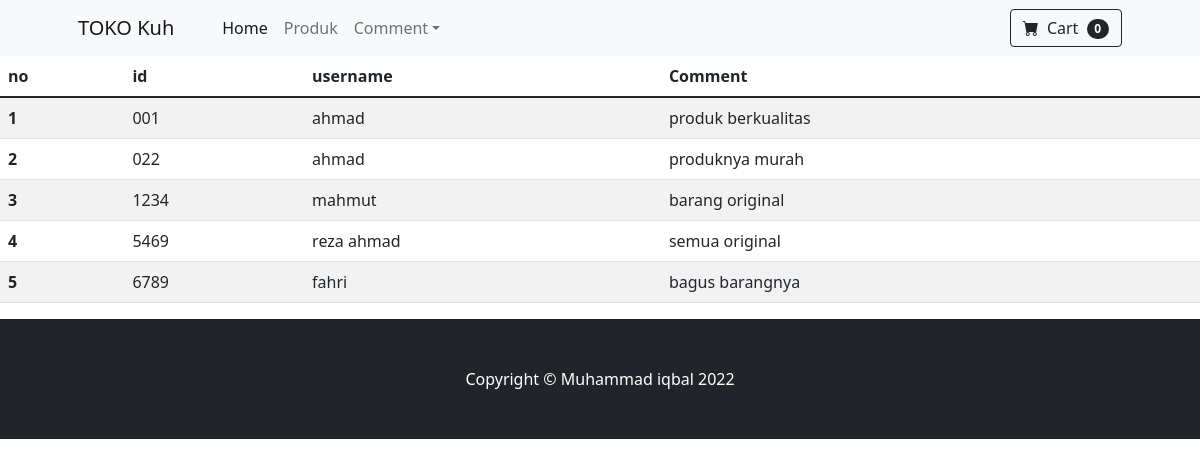
Page /komentar.php on the committed database.
### tables this page shows
CREATE TABLE `comment` (
  `id` varchar(10) NOT NULL,
  `username` varchar(15) NOT NULL,
  `komentar` varchar(20) NOT NULL
);

### function.php (called while the page is built, shortened)
<?php
    $conn = mysqli_connect('localhost','root','','uas_1904030037');
    function query($query)
    {
        global $conn;
        $result = mysqli_query($conn,$query);
        $rows = [];
        while ($row = mysqli_fetch_assoc($result)){
            $rows[]=$row;
        }
        return $rows;
    }
?>

### komentar.php (the view, shortened to what this page needs)
<?php
require 'function.php';
$komen = query("SELECT * FROM comment");
?>
<!DOCTYPE html>
<html lang="en">
    <head>
        <link href="https://cdn.jsdelivr.net/npm/bootstrap-icons@1.5.0/font/bootstrap-icons.css" rel="stylesheet" />
        <link href="css/stylee.css" rel="stylesheet" />
    </head>
    <body>
        <nav class="navbar navbar-expand-lg navbar-light bg-light">
            <div class="container px-4 px-lg-5">
                <a class="navbar-brand" href="index.php">TOKO Kuh</a>
                <div class="collapse navbar-collapse" id="navbarSupportedContent">
                    <ul class="navbar-nav me-auto mb-2 mb-lg-0 ms-lg-4">
                        <li class="nav-item"><a class="nav-link active" aria-current="page" href="index.php">Home</a></li>
                        <li class="nav-item"><a class="nav-link" href="databarang.php">Produk</a></li>
                        <li class="nav-item dropdown">
                            <a class="nav-link dropdown-toggle" id="navbarDropdown" href="#" role="button" data-bs-toggle="dropdown" aria-expanded="false">Comment</a>
                        </li>
                    </ul>
                    <form class="d-flex">
                        <button class="btn btn-outline-dark" type="submit">
                            <i class="bi-cart-fill me-1"></i>
                            Cart
                            <span class="badge bg-dark text-white ms-1 rounded-pill">0</span>
                        </button>
                    </form>
                </div>
            </div>
        </nav>
        <table class="table table-striped">
                <thead>
                    <tr>
                        <th scope="col">no</th>
                        <th scope="col">id</th>
                        <th scope="col">username</th>
                        <th scope="col">Comment</th>
                    </tr>
                </thead>
                <tbody>
                    <?php $no = 1; ?>
                    <?php foreach ($komen as $km) : ?>
                        <tr>
                       <th scope="row"><?php echo $no; ?></th>
                            <td><?php echo $km['id']; ?></td>
                            <td><?php echo $km['username']; ?></td>
                            <td><?php echo $km['komentar']; ?></td>
                            </tr>
                        <?php $no++ ?>
                    <?php endforeach ?>
                </tbody>
            </table>
        <footer class="py-5 bg-dark">
            <div class="container"><p class="m-0 text-center text-white">Copyright &copy; Muhammad iqbal 2022</p></div>
        </footer>
    </body>
</html>

### rows in the picture
comment: id "001", username "ahmad", komentar "produk berkualitas"
comment: id "022", username "ahmad", komentar "produknya murah"
comment: id "1234", username "mahmut", komentar "barang original"
comment: id "5469", username "reza ahmad", komentar "semua original"
comment: id "6789", username "fahri", komentar "bagus barangnya"
